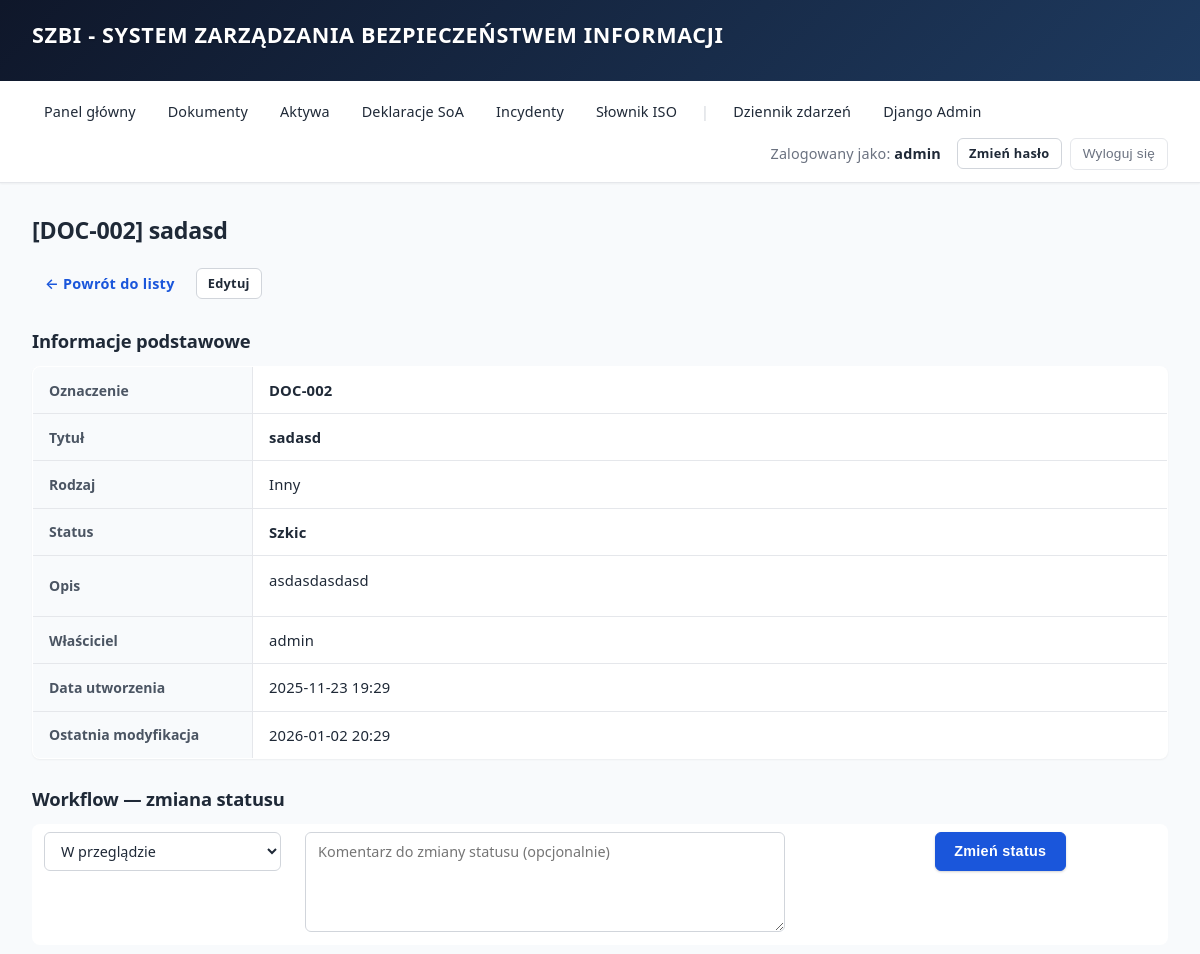
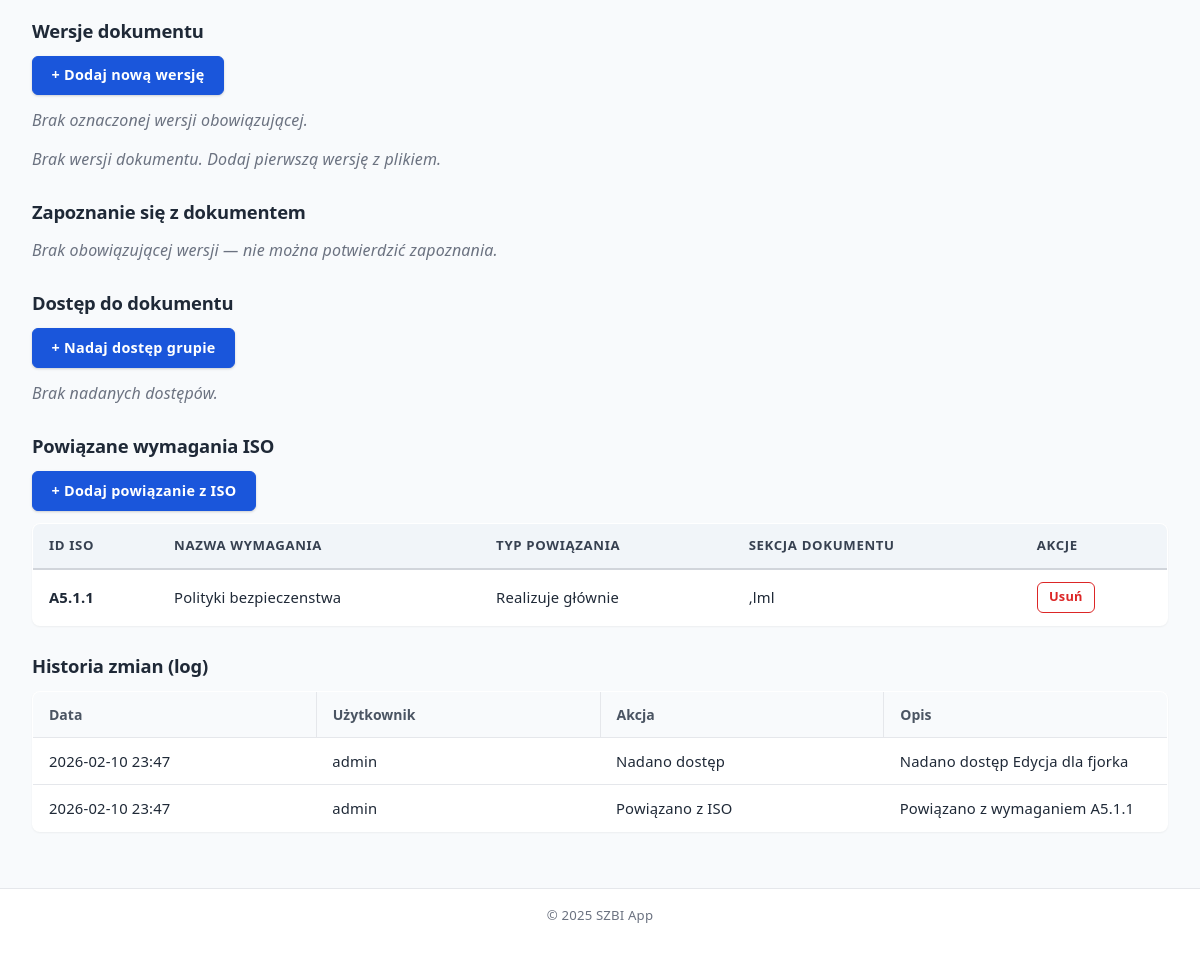
The page /documents/2/ (signed in) on the database as committed earlier (2 pictures, top to bottom).
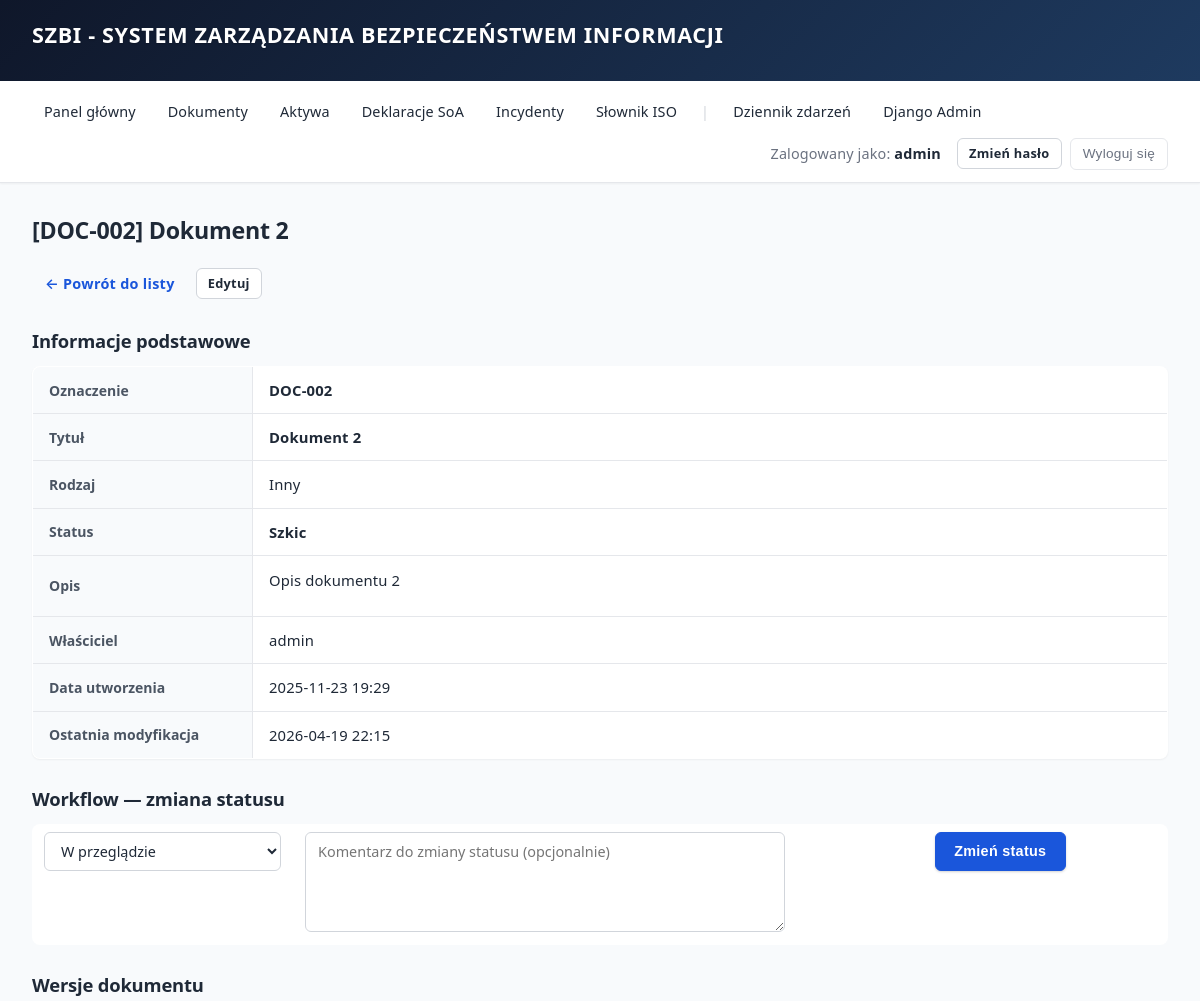
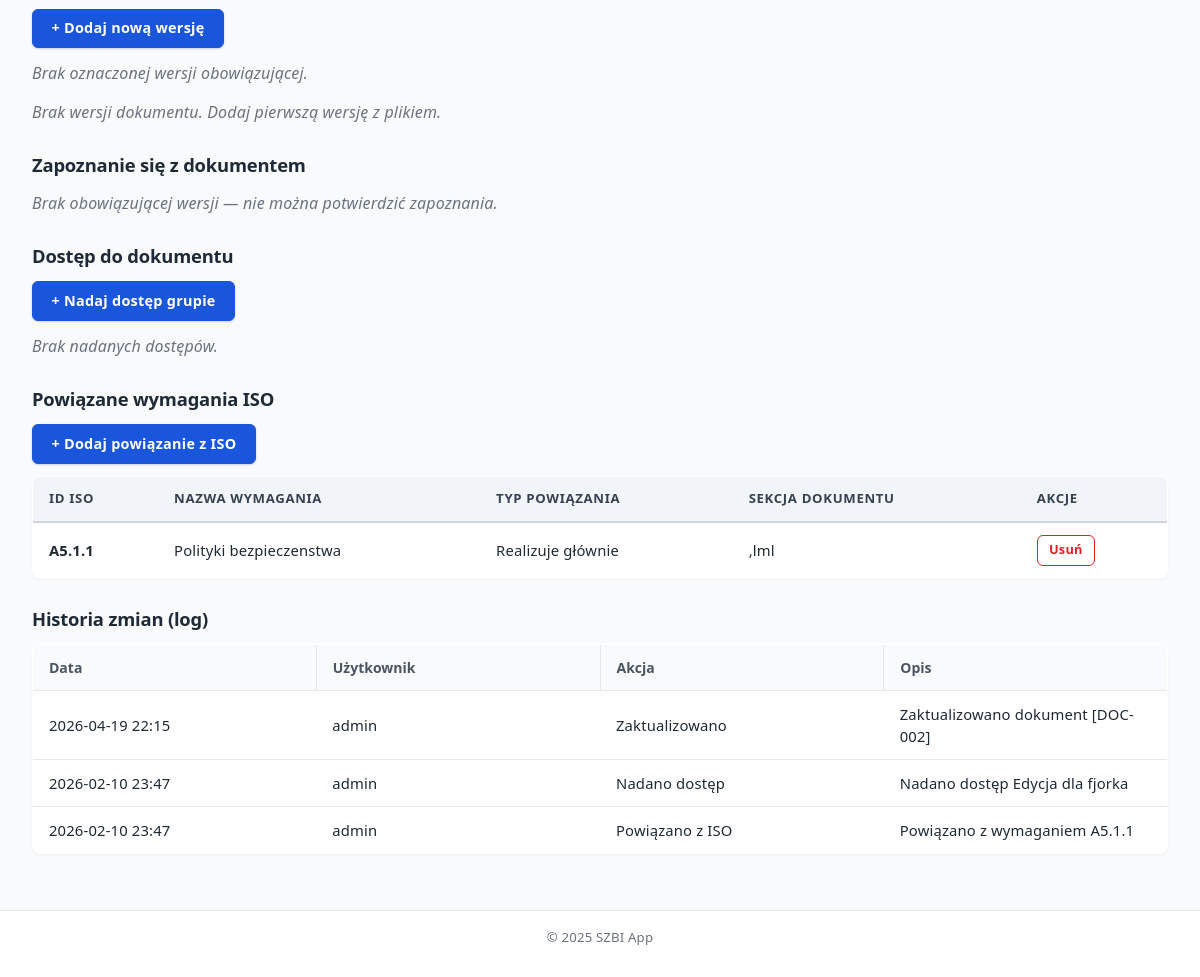
The same page on the database as committed later (2 pictures, top to bottom).
### documents/models.py (models this page shows, shortened)
class Document(models.Model):
    STATUS = [
        ('draft', 'Szkic'),
        ('review', 'W przeglądzie'),
        ('approval', 'Oczekuje na zatwierdzenie'),
        ('published', 'Opublikowany'),
        ('archived', 'Zarchiwizowany'),
    ]
    DOCUMENT_TYPE_CHOICES = [
        ('policy', 'Polityka'),
        ('procedure', 'Procedura'),
        ('instruction', 'Instrukcja'),
        ('regulation', 'Regulamin'),
        ('plan', 'Plan'),
        ('report', 'Raport'),
        ('record', 'Zapis'),
        ('other', 'Inny'),
    ]
    WORKFLOW_TRANSITIONS = {
        'draft': ['review'],
        'review': ['draft', 'approval'],
        'approval': ['review', 'published'],
        'published': ['archived'],
        'archived': ['draft'],
    }
    designation = models.CharField(
        max_length=50,
        unique=True,
        verbose_name="Oznaczenie",
        help_text="Unikalne oznaczenie dokumentu, np. POL-001, PROC-003"
    )
    title = models.CharField(max_length=255, verbose_name="Tytuł")
    document_type = models.CharField(
        max_length=20,
        choices=DOCUMENT_TYPE_CHOICES,
        default='other',
        verbose_name="Rodzaj dokumentu"
    )
    description = models.TextField(blank=True, verbose_name="Opis")
    owner = models.ForeignKey(
        User,
        on_delete=models.PROTECT,
        verbose_name="Właściciel"
    )
    status = models.CharField(
        max_length=20,
        choices=STATUS,
        default='draft',
        verbose_name="Status"
    )
    created_at = models.DateTimeField(auto_now_add=True, verbose_name="Data utworzenia")
    updated_at = models.DateTimeField(auto_now=True, verbose_name="Data modyfikacji")
    class Meta:
        verbose_name = "Dokument"
        verbose_name_plural = "Dokumenty"
        ordering = ['-updated_at']
    def get_current_version(self):
        return self.versions.filter(is_current=True).first()
    def get_allowed_transitions(self):
        return self.WORKFLOW_TRANSITIONS.get(self.status, [])

class DocumentISOMapping(models.Model):
    MAPPING_TYPE_CHOICES = [
        ('primary', 'Realizuje głównie'),
        ('supports', 'Wspiera realizację'),
        ('related', 'Powiązany'),
    ]
    document = models.ForeignKey(
        Document,
        on_delete=models.CASCADE,
        related_name='iso_mappings',
        verbose_name="Dokument"
    )
    iso_requirement = models.ForeignKey(
        'dictionary.ISORequirement',
        on_delete=models.CASCADE,
        related_name='document_mappings',
        verbose_name="Wymaganie ISO"
    )
    mapping_type = models.CharField(
        max_length=20,
        choices=MAPPING_TYPE_CHOICES,
        default='primary',
        verbose_name="Typ powiązania"
    )
    section_reference = models.CharField(
        max_length=255,
        blank=True,
        verbose_name="Sekcja dokumentu",
        help_text="Która sekcja/rozdział dokumentu odnosi się do wymagania"
    )
    notes = models.TextField(
        blank=True,
        verbose_name="Uwagi"
    )
    created_at = models.DateTimeField(auto_now_add=True, verbose_name="Data utworzenia")
    created_by = models.ForeignKey(
        User,
        on_delete=models.SET_NULL,
        null=True,
        blank=True,
        related_name='created_iso_mappings',
        verbose_name="Utworzył"
    )
    class Meta:
        verbose_name = "Powiązanie dokument-ISO"
        verbose_name_plural = "Powiązania dokument-ISO"
        unique_together = ['document', 'iso_requirement']
        ordering = ['iso_requirement__iso_id']

class DocumentLog(models.Model):
    ACTION_CHOICES = [
        ('created', 'Utworzono'),
        ('updated', 'Zaktualizowano'),
        ('status_changed', 'Zmieniono status'),
        ('version_added', 'Dodano wersję'),
        ('version_set_current', 'Ustawiono wersję obowiązującą'),
        ('access_granted', 'Nadano dostęp'),
        ('access_revoked', 'Cofnięto dostęp'),
        ('iso_linked', 'Powiązano z ISO'),
        ('iso_unlinked', 'Usunięto powiązanie ISO'),
        ('acknowledged', 'Potwierdzono zapoznanie'),
    ]
    document = models.ForeignKey(
        Document, on_delete=models.CASCADE, related_name='logs',
        verbose_name="Dokument"
    )
    user = models.ForeignKey(User, on_delete=models.PROTECT, verbose_name="Użytkownik")
    timestamp = models.DateTimeField(auto_now_add=True, verbose_name="Czas")
    action = models.CharField(
        max_length=30, choices=ACTION_CHOICES, verbose_name="Akcja"
    )
    description = models.TextField(verbose_name="Opis", blank=True)
    class Meta:
        verbose_name = "Log dokumentu"
        verbose_name_plural = "Logi dokumentów"
        ordering = ['-timestamp']

### dictionary/models.py (models this page shows, shortened)
class ISORequirement(models.Model):
    STATUS_CHOICES = [
        ('yes', 'Tak'),
        ('no', 'Nie'),
        ('partial', 'Częściowo'),
        ('not_applicable', 'Nie dotyczy'),
    ]
    objective = models.ForeignKey(
        ISOObjective,
        on_delete=models.CASCADE,
        related_name='requirements',
        verbose_name="Cel wymagań",
        null=True,
        blank=True,
    )
    iso_id = models.CharField(
        max_length=20,
        unique=True,
        verbose_name="ID wymagania",
        help_text="Identyfikator zgodny z ISO 27001, np. A.5.1.1"
    )
    name = models.CharField(
        max_length=500,
        verbose_name="Nazwa wymagania"
    )
    description = models.TextField(
        blank=True,
        verbose_name="Opis wymagania"
    )
    is_applied = models.CharField(
        max_length=20,
        choices=STATUS_CHOICES,
        default='no',
        verbose_name="Czy stosujemy?"
    )
    implementation_method = models.TextField(
        blank=True,
        verbose_name="Sposób realizacji / Dokument referencyjny",
        help_text="Opis sposobu realizacji wymagania lub odniesienie do dokumentu"
    )
    notes = models.TextField(
        blank=True,
        verbose_name="Uwagi"
    )
    created_at = models.DateTimeField(
        auto_now_add=True,
        verbose_name="Data utworzenia"
    )
    updated_at = models.DateTimeField(
        auto_now=True,
        verbose_name="Data modyfikacji"
    )
    created_by = models.ForeignKey(
        User,
        on_delete=models.SET_NULL,
        null=True,
        blank=True,
        related_name='created_iso_requirements',
        verbose_name="Utworzył"
    )
    updated_by = models.ForeignKey(
        User,
        on_delete=models.SET_NULL,
        null=True,
        blank=True,
        related_name='updated_iso_requirements',
        verbose_name="Zmodyfikował"
    )
    class Meta:
        verbose_name = "Wymaganie ISO"
        verbose_name_plural = "Wymagania ISO"
        ordering = ['iso_id']

### documents/views.py (the view)
# urls.py: path('<int:pk>/', DocumentDetailView.as_view(), name='detail'),
class DocumentDetailView(SZBIPermissionRequiredMixin, DetailView):
    model = Document
    template_name = "documents/document_detail.html"
    szbi_permission_required = DOCS_VIEW_PERMISSIONS
    def get_context_data(self, **kwargs):
        context = super().get_context_data(**kwargs)
        context['iso_mappings'] = self.object.iso_mappings.select_related(
            'iso_requirement', 'created_by'
        ).all()
        context['versions'] = self.object.versions.all()
        context['current_version'] = self.object.get_current_version()
        context['access_entries'] = self.object.access_entries.select_related('permission_group', 'granted_by').all()
        context['acknowledgements'] = self.object.acknowledgements.select_related('user', 'version').all()
        context['logs'] = self.object.logs.select_related('user').all()[:20]
        context['workflow_form'] = WorkflowTransitionForm(document=self.object)
        context['allowed_transitions'] = self.object.get_allowed_transitions()
        current_version = context['current_version']
        if current_version:
            context['user_acknowledged'] = DocumentAcknowledgement.objects.filter(
                document=self.object,
                user=self.request.user,
                version=current_version
            ).exists()
        else:
            context['user_acknowledged'] = False
        return context

### documents/forms.py
class WorkflowTransitionForm(forms.Form):
    new_status = forms.ChoiceField(
        choices=[],
        widget=forms.Select(attrs={'class': 'form-control'}),
        label="Nowy status"
    )
    comment = forms.CharField(
        required=False,
        widget=forms.Textarea(attrs={
            'class': 'form-control',
            'rows': 2,
            'placeholder': 'Komentarz do zmiany statusu (opcjonalnie)'
        }),
        label="Komentarz"
    )
    def __init__(self, *args, document=None, **kwargs):
        super().__init__(*args, **kwargs)
        if document:
            allowed = document.get_allowed_transitions()
            self.fields['new_status'].choices = [
                (s, dict(Document.STATUS).get(s, s)) for s in allowed
            ]

### core/mixins.py (called while the page is built)
    def dispatch(self, request, *args, **kwargs):
        if not request.user.is_authenticated:
            return self.handle_no_permission()
        if not self.has_szbi_permission():
            return redirect('core:dashboard_access_denied')
        return super().dispatch(request, *args, **kwargs)

### templates/documents/document_detail.html (shortened to what the changed rows need)
{% extends "base.html" %}
{% block content %}
<h2>[{{ object.designation }}] {{ object.title }}</h2>
<div class="actions">
    <a href="{% url 'documents:list' %}" class="btn btn-ghost">← Powrót do listy</a>
    <a href="{% url 'documents:update' object.pk %}" class="btn btn-outline btn-sm">Edytuj</a>
</div>
<h3>Informacje podstawowe</h3>
<table class="detail-table">
    <tr>
        <th>Oznaczenie</th>
        <td><strong>{{ object.designation }}</strong></td>
    </tr>
    <tr>
        <th>Tytuł</th>
        <td><strong>{{ object.title }}</strong></td>
    </tr>
    <tr>
        <th>Rodzaj</th>
        <td>{{ object.get_document_type_display }}</td>
    </tr>
    <tr>
        <th>Status</th>
        <td><strong>{{ object.get_status_display }}</strong></td>
    </tr>
    {% if object.description %}
    <tr>
        <th>Opis</th>
        <td>{{ object.description|linebreaks }}</td>
    </tr>
    {% endif %}
    <tr>
        <th>Właściciel</th>
        <td>{{ object.owner.username }}</td>
    </tr>
    <tr>
        <th>Data utworzenia</th>
        <td>{{ object.created_at|date:"Y-m-d H:i" }}</td>
    </tr>
    <tr>
        <th>Ostatnia modyfikacja</th>
        <td>{{ object.updated_at|date:"Y-m-d H:i" }}</td>
    </tr>
</table>
<h3>Workflow — zmiana statusu</h3>
{% if allowed_transitions %}
<form method="post" action="{% url 'documents:workflow_transition' object.pk %}">
    <table>
    </table>
</form>
{% else %}
<p><em>Brak dozwolonych przejść statusu z bieżącego stanu ({{ object.get_status_display }}).</em></p>
{% endif %}
<h3>Wersje dokumentu</h3>
<p>
    <a href="{% url 'documents:add_version' object.pk %}" class="btn">+ Dodaj nową wersję</a>
</p>
{% if current_version %}
<p>
    <strong>Obowiązująca wersja:</strong> v{{ current_version.version_number }}
    (dodana {{ current_version.created_at|date:"Y-m-d H:i" }} przez {{ current_version.created_by.username }})
    <a href="{% url 'documents:download_version' object.pk current_version.pk %}" class="btn btn-outline btn-sm">Pobierz plik</a>
</p>
{% else %}
<p><em>Brak oznaczonej wersji obowiązującej.</em></p>
{% endif %}
{% if versions %}
<table class="detail-table">
    <thead>
        <tr>
            <th>Wersja</th>
            <th>Plik</th>
            <th>Opis zmian</th>
            <th>Dodał</th>
            <th>Data</th>
            <th>Akcje</th>
        </tr>
    </thead>
    <tbody>
        {% for version in versions %}
        <tr {% if version.is_current %}class="row-current"{% endif %}>
            <td>
                <strong>v{{ version.version_number }}</strong>
                {% if version.is_current %} ✓ obowiązująca{% endif %}
            </td>
            <td>
                {% if version.file %}
                <a href="{% url 'documents:download_version' object.pk version.pk %}" class="btn btn-outline btn-sm">Pobierz</a>
                {% else %}
                -
                {% endif %}
            </td>
            <td>{{ version.change_description|default:"-"|truncatewords:20 }}</td>
            <td>{{ version.created_by.username }}</td>
            <td>{{ version.created_at|date:"Y-m-d H:i" }}</td>
            <td>
                {% if not version.is_current %}
                <form method="post" action="{% url 'documents:set_current_version' object.pk version.pk %}" class="inline-form">
                    {% csrf_token %}
                    <button type="submit" onclick="return confirm('Czy na pewno ustawić v{{ version.version_number }} jako obowiązującą?')">Ustaw jako obowiązującą</button>
                </form>
                {% else %}
                <em>aktywna</em>
                {% endif %}
            </td>
        </tr>
        {% endfor %}
    </tbody>
</table>
{% else %}
<p><em>Brak wersji dokumentu. Dodaj pierwszą wersję z plikiem.</em></p>
{% endif %}
<h3>Zapoznanie się z dokumentem</h3>
{% if current_version %}
    {% if user_acknowledged %}
    <p>✓ <strong>Potwierdziłeś zapoznanie się</strong> z bieżącą wersją (v{{ current_version.version_number }}).</p>
    {% else %}
    <form method="post" action="{% url 'documents:acknowledge' object.pk %}">
        {% csrf_token %}
        <p>
            <button type="submit">Potwierdź zapoznanie się z dokumentem (v{{ current_version.version_number }})</button>
        </p>
    </form>
    {% endif %}
{% else %}
    <p><em>Brak obowiązującej wersji — nie można potwierdzić zapoznania.</em></p>
{% endif %}
<h3>Dostęp do dokumentu</h3>
<p>
    <a href="{% url 'documents:grant_access' object.pk %}" class="btn">+ Nadaj dostęp grupie</a>
</p>
{% if access_entries %}
<table class="detail-table">
    <thead>
        <tr>
            <th>Grupa uprawnień</th>
            <th>Poziom dostępu</th>
            <th>Nadał</th>
            <th>Data</th>
            <th>Akcje</th>
        </tr>
    </thead>
    <tbody>
        {% for access in access_entries %}
        <tr>
            <td><strong>{{ access.permission_group.name }}</strong></td>
            <td>{{ access.get_access_level_display }}</td>
            <td>{{ access.granted_by.username|default:"-" }}</td>
            <td>{{ access.granted_at|date:"Y-m-d H:i" }}</td>
            <td>
                <a href="{% url 'documents:revoke_access' object.pk access.pk %}" class="btn btn-outline-danger btn-sm">Cofnij</a>
            </td>
        </tr>
        {% endfor %}
    </tbody>
</table>
{% else %}
<p><em>Brak nadanych dostępów.</em></p>
{% endif %}
<h3>Powiązane wymagania ISO</h3>
<p>
    <a href="{% url 'documents:add_iso_mapping' object.pk %}" class="btn">+ Dodaj powiązanie z ISO</a>
</p>
{% if iso_mappings %}
<table>
    <thead>
        <tr>
            <th>ID ISO</th>
            <th>Nazwa wymagania</th>
            <th>Typ powiązania</th>
            <th>Sekcja dokumentu</th>
            <th>Akcje</th>
        </tr>
    </thead>
    <tbody>
        {% for mapping in iso_mappings %}
        <tr>
            <td>
                <a href="{% url 'dictionary:iso_requirement_detail' mapping.iso_requirement.pk %}">
                    <strong>{{ mapping.iso_requirement.iso_id }}</strong>
                </a>
            </td>
            <td>
                {{ mapping.iso_requirement.name|truncatewords:15 }}
            </td>
            <td>{{ mapping.get_mapping_type_display }}</td>
            <td>{{ mapping.section_reference|default:"-" }}</td>
            <td>
                <a href="{% url 'documents:remove_iso_mapping' object.pk mapping.pk %}" class="btn btn-outline-danger btn-sm">Usuń</a>
            </td>
        </tr>
        {% endfor %}
    </tbody>
</table>
{% else %}
<p><em>Ten dokument nie jest jeszcze powiązany z żadnymi wymaganiami ISO.</em></p>
{% endif %}
<h3>Historia zmian (log)</h3>
{% if logs %}
<table class="detail-table">
    <thead>
        <tr>
            <th>Data</th>
            <th>Użytkownik</th>
            <th>Akcja</th>
            <th>Opis</th>
        </tr>
    </thead>
    <tbody>
        {% for log in logs %}
        <tr>
            <td>{{ log.timestamp|date:"Y-m-d H:i" }}</td>
            <td>{{ log.user.username }}</td>
            <td>{{ log.get_action_display }}</td>
            <td>{{ log.description|default:"-" }}</td>
        </tr>
        {% endfor %}
    </tbody>
</table>
{% else %}
<p><em>Brak wpisów w historii.</em></p>
{% endif %}
{% endblock %}

Rows that differ between the two databases and show on the page:
changed Document "DOC-002": title "sadasd" → "Dokument 2"; description "asdasdasdasd" → "Opis dokumentu 2"; updated_at "2026-01-02 20:29" → "2026-04-19 22:15"
added DocumentLog: timestamp "2026-04-19 22:15", user.username "admin", action "Zaktualizowano", description "Zaktualizowano dokument [DOC-002]"
